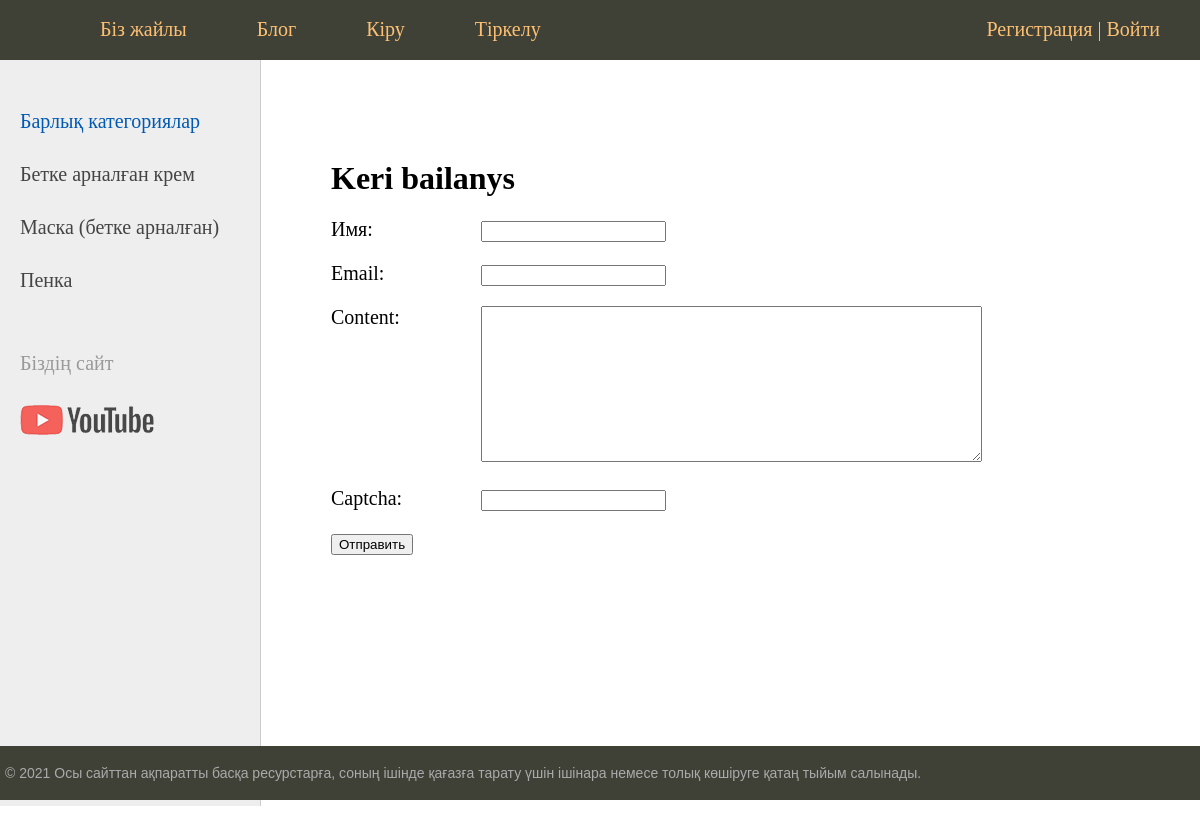
Screenshot of /cont/ with the database file from the repository.
### honey/models.py (models this page shows, shortened)
class Category(models.Model):
    name = models.CharField(max_length=100, db_index=True,verbose_name='Категория')
    slug = models.SlugField(max_length=255, unique=True, db_index=True, verbose_name="URL")
    def get_absolute_url(self):
        return reverse('category', kwargs = {'cat_slug':self.slug})
    class Meta:
        verbose_name = "Категориялар"
        verbose_name_plural = "Категориялар"
        ordering = ['id']

### honey/views.py (the view, shortened to what this page needs)
# urls.py: path('cont/', ContactFromView.as_view(), name='blog'),
class ContactFromView(DataMixin, FormView):
    form_class = ContactForm
    template_name ='honey/contact.html'
    success_url = reverse_lazy('home')
    def get_context_data(self, *, object_list=None, **kwargs):
        context = super().get_context_data(**kwargs)
        c_def = self.get_user_context(title="Keri bailanys")
        return dict(list(context.items()) + list(c_def.items()))

### honey/forms.py
class ContactForm(forms.Form):
    name = forms.CharField(label='Имя',max_length=255)
    email = forms.EmailField(label='Email')
    content = forms.CharField(widget=forms.Textarea(attrs={'cols':60, 'rows': 10}))
    captcha = CaptchaField()

### honey/utils.py (called while the page is built)
    def get_user_context(self, **kwargs):
        context = kwargs
        cats = cache.get('cats')
        if not cats:
            cats = Category.objects.annotate(Count('product'))
            cache.set('cats', cats, 60)
        user_menu = menu.copy()
        if not self.request.user.is_authenticated:
            user_menu.pop(1)
        context['menu'] = user_menu
        context['cats'] = cats
        if 'cat_selected' not in context:
            context['cat_selected'] = 0
        return context

### honey/templates/honey/contact.html (shortened to what this page needs)
{% extends 'honey/base.html' %}
{% block content %}
<h1>{{title}}</h1>
<form method="post">
{% for f in form %}
<p><label class="form-label" for="{{ f.id_for_label }}">{{f.label}}: </label>{{ f }}</p>
{% endfor %}
    <button type="submit">Отправить</button>
</form>
{% endblock %}

### honey/templates/honey/base.html (shortened to what this page needs)
{% load static %}
{% load honey_tags %}
<!DOCTYPE html>
<html>
<head>
	<link type="text/css" href="{% static 'honey/css/styles.css' %}" rel="stylesheet" />
</head>
<body>
<table class="table-page" border=0 cellpadding="0" cellspacing="0">
<tr><td valign=top>
{% block mainmenu %}
		<div class="header">
			<ul id="mainmenu" class="mainmenu">
			<li class="logo"><a href="{% url 'home' %}"><div class="logo"></div></a></li>
{% for m in menu %}
			<li><a href="{% url m.url_name %}">{{m.title}}</a></li>
{% endfor %}
				{% if request.user.is_authenticated %}
				<li class="last"> {{user.username}} | <a href="{% url 'logout' %}">Выйти</a></li>
				{% else %}
				<li class="last"><a href="{% url 'register' %}">Регистрация</a> | <a href="{% url 'login' %}">Войти</a></li>
				{% endif %}
			</ul>
		</div>
{% endblock mainmenu %}
<table class="table-content" border=0 cellpadding="0" cellspacing="0">
<tr>
    {% load cache %}
	<td valign="top" class="left-chapters">
	<ul id="leftchapters">
{%  cache 60 sidebar %}
{% if cat_selected == 0 %}
		<li class="selected">Барлық категориялар</li>
{% else %}
		<li><a href="{% url 'home' %}">Барлық категориялар</a></li>
{% endif %}
{% for c in cats %}
{% if c.product__count > 0 %}
    {% if c.pk == cat_selected %}
        <li class="selected">{{ c.name }} </li>
    {% else %}
        <li><a href="{{ c.get_absolute_url }}">{{ c.name }}</a></li>
    {% endif %}
{% endif %}
{% endfor %}
{% endcache %}
		<li class="share">
		<p>Біздің сайт</p>
		<a class="share-yt" href="https://www.youtube.com/channel/UClJzWfGWuGJL2t-3dYKcHTA/playlists" target="_blank" rel="nofollow"></a>
		</li>
	</ul>
</td>
<td valign="top" class="content">
    <div class="content-text">
{% block content %}
{% endblock %}
	</div>
</td></tr></table>
</td></tr>
<tr><td valign=top>
	<div id="footer">
		<p>&copy; 2021 Осы сайттан ақпаратты басқа ресурстарға, соның ішінде қағазға тарату үшін ішінара немесе толық көшіруге қатаң тыйым салынады.</p>
	</div>
</td></tr></table>
</body>
</html>

### honey/static/honey/css/styles.css (style rules this page uses)
html, body { font-family: 'Times New Roman'; margin: 0; padding: 0; height: 100%; width: 100%; color: #444; }
a { color: #0059b2; text-decoration: none; }
.table-page { width: 100%; height: 100%; vertical-align: top; }
.table-page tr { height: 100%; }
.header { background: #3F4137; height: 60px; }
.logo { background: url('../images/logo.png') no-repeat 10px 5px; width: 70px; height: 60px; }
ul.mainmenu { list-style: none; margin: 0; padding: 0; height: 60px; color: #fdc073; font-size: 20px; overflow: hidden; }
ul.mainmenu li { float: left; margin: 18px 40px 0 30px; }
ul.mainmenu li.logo { margin: 0; }
ul.mainmenu li.last { float: right; }
ul.mainmenu li a { color: #fdc073; text-decoration: none; }
.table-content { width: 100%; min-height: 100%; height: 100%; }
.left-chapters { margin: 0; background: #eee; border-right: 1px solid #ccc; min-height: 100%; }
.left-chapters ul { width: 230px; min-height: 100%; margin: 0; padding: 20px 10px 10px 20px; list-style: none; font-size: 20px; }
.left-chapters ul li { margin: 30px 0 0 0; color: #999; }
.left-chapters ul li.selected { color: #0059b2; }
.left-chapters ul li a { color: #444; text-decoration: none; }
.left-chapters ul li.share { margin: 60px 0 0 0; }
.left-chapters ul li.share p { margin: 30px 0 30px 0; }
.left-chapters ul li.share a { display: inline-block; width: 40px; height: 40px; margin: 0 20px 0 0; }
.left-chapters ul li.share a.share-yt { width: 100%; height: 30px; background: url('../images/share_yt.png') no-repeat 0 0 }
.content { padding: 40px 20px 20px 40px; width: 100%; box-sizing: border-box; }
.content-text { margin: 60px 0 0 30px; color: #000; font-size: 20px; font-family: Yandex Sans Display Light; }
.content-text h1 { font-size: 32px; }
#footer { box-sizing: border-box; background: #3F4137; padding: 5px; color: #aaa; font-size: 14px; font-family: Verdana, Geneva, Arial, Helvetica; text-align: left; overflow: hidden; }
.form-label { display: inline-block; min-width: 150px; vertical-align: top; }

### rows the page displays
Category: name "Бетке арналған крем"
Category: name "Маска (бетке арналған)"
Category: name "Пенка"

### other values shown
{{ m.title }} "Біз жайлы" "Блог" "Кіру" "Тіркелу"
{{ title }} "Keri bailanys"
{{ f.label }} "Имя" "Email" "Content" "Captcha"
